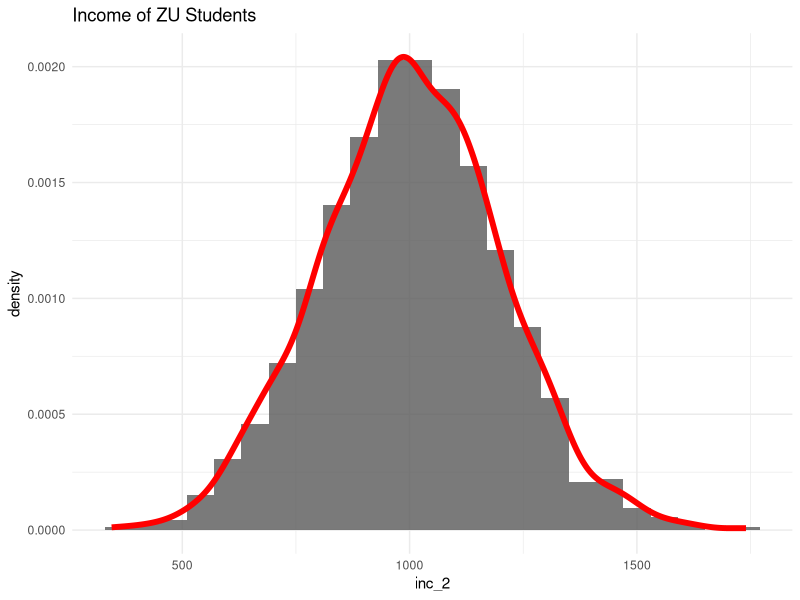
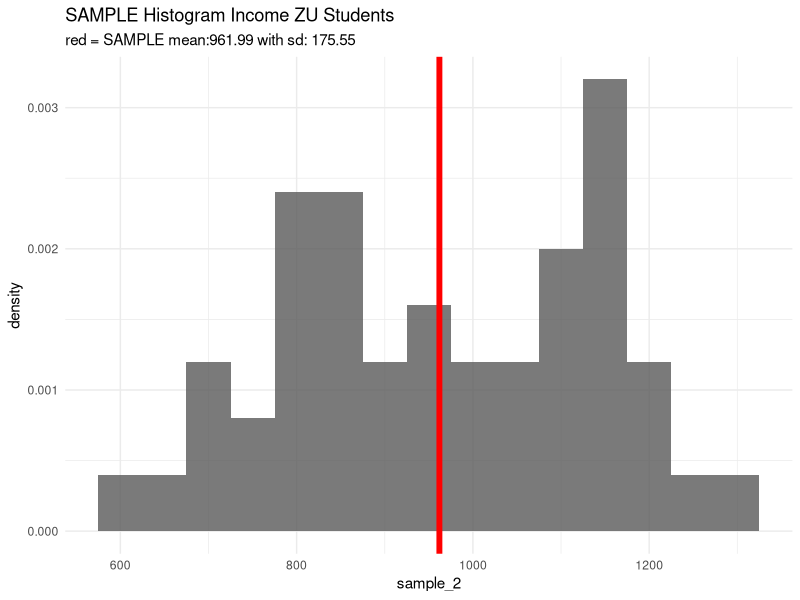
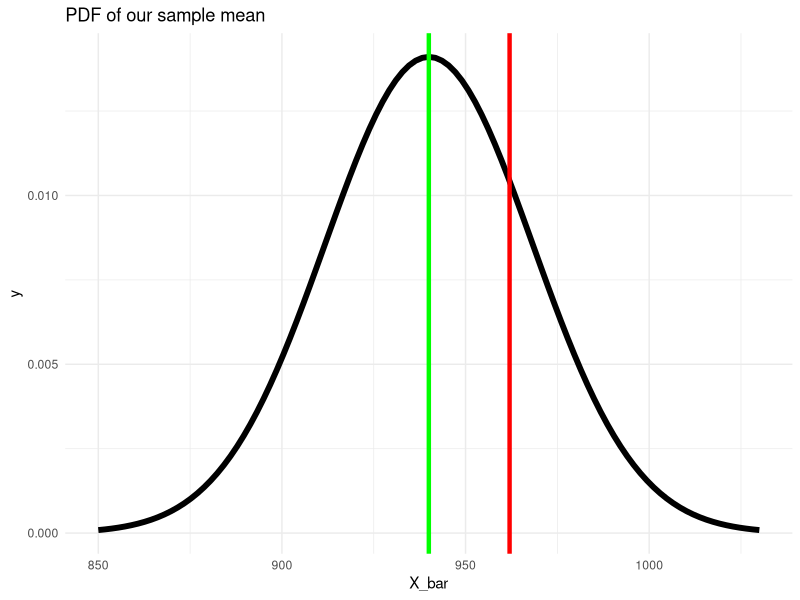
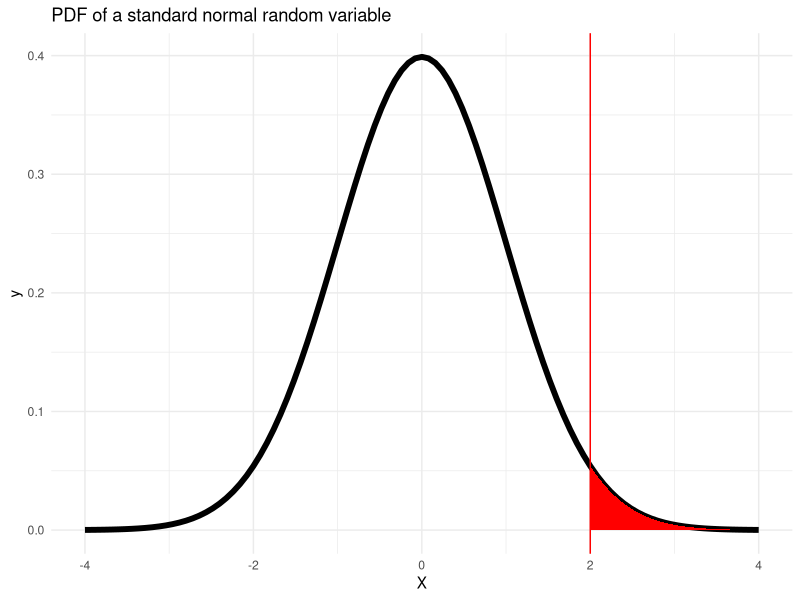

Here is the R script that generated these plots, in order:
## ---- chunk 1
knitr::opts_chunk$set(echo = TRUE)
## ---- chunk 2
library(ggplot2)
library(tidyverse)
set.seed(11) # seed for reproducibility

n <- 1200
inc_2 <- rnorm(n, mean = 1000, sd = 200)

ggplot() +
geom_histogram(aes(x = inc_2,
y = ..density..),binwidth = 60,alpha = 0.8) +
geom_density(aes(x = inc_2,
y = ..density..),col = "red",size = 2,alpha = 0.8) +
labs(title = "Income of ZU Students") +
theme_minimal()

## ---- chunk 3
set.seed(24)
sample_n <- 50
sample_2 <- sample(x = inc_2, size = sample_n, replace = F)
## ---- chunk 4
ggplot() +
geom_histogram(aes(x = sample_2,
y = ..density..),binwidth = 50,alpha = 0.8) +
labs(title = "SAMPLE Histogram Income ZU Students",
subtitle = paste0("red = SAMPLE mean:",mean(sample_2) %>% round(2)," with sd: ",sd(sample_2) %>% round(2))) +
geom_vline(xintercept = mean(sample_2),color = "red",size = 2) +
theme_minimal()
## ---- chunk 5
X_bar <- mean(sample_2)
X_bar
## ---- chunk 6
var(sample_2)
## ---- chunk 7
S <- sd(sample_2)
S
## ---- chunk 8
ggplot(data =  data.frame(X_bar = 850:1030), aes(x=X_bar)) +
  stat_function(fun = dnorm, args = list(mean = 940, sd = 200/sqrt(sample_n)), size = 2) +
  geom_vline(xintercept = mean(sample_2), color = "red", size = 1.5) +
  geom_vline(xintercept = 940, color = "green", size = 1.5) +
  labs(title = "PDF of our sample mean") +
  theme_minimal()
## ---- chunk 9
X_bar_std <- (X_bar - 500) / (S / sqrt(sample_n))
X_bar_std
## ---- chunk 10
ggplot(data =  data.frame(X = -4:4), aes(x=X)) +
  stat_function(fun = dnorm, args = list(mean = 0, sd = 1), size = 2) +
  geom_vline(xintercept = 2, color = "red") +
  labs(title = "PDF of a standard normal random variable") +
  stat_function(fun = dnorm, xlim = c(2,4), geom = "area", fill = "red")+
  theme_minimal()
## ---- chunk 11
dnorm(2)
